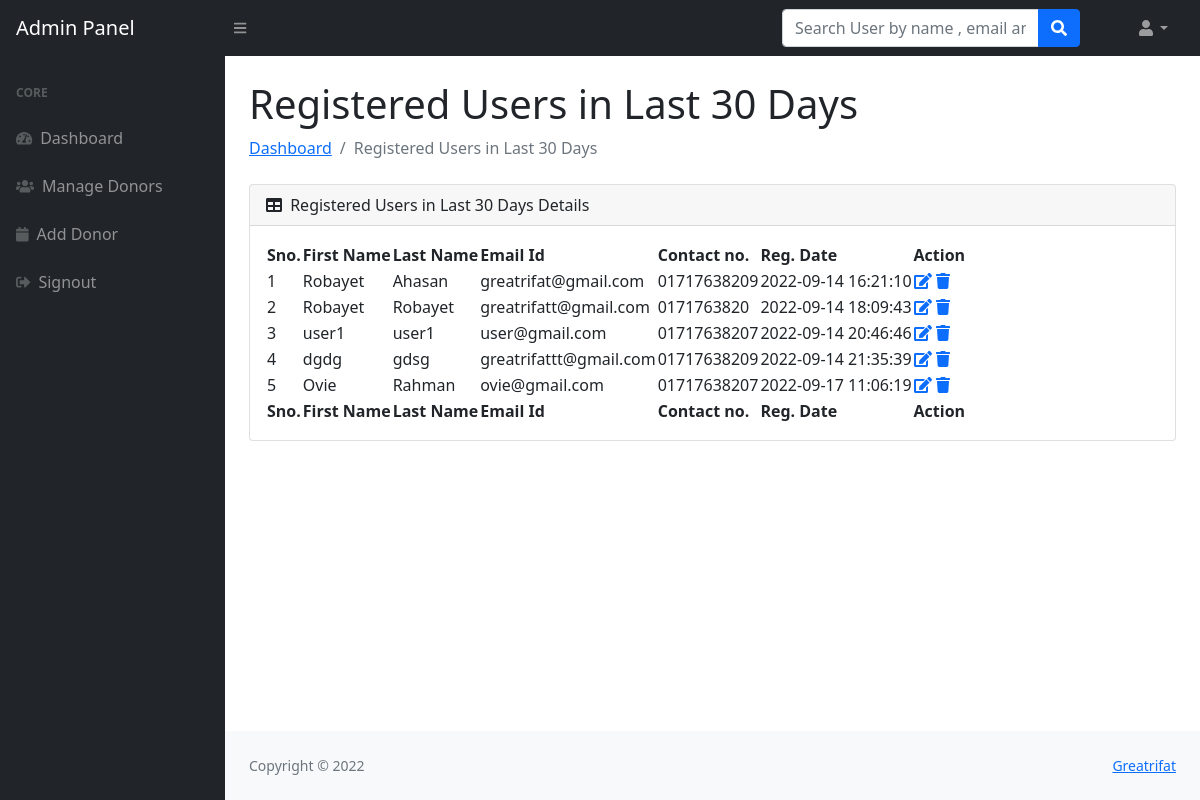
The page /BBMS/admin/lastthirtyays-reg-users.php (signed in) on the database its author committed.
### tables this page shows
CREATE TABLE `users` (
  `id` int(11) NOT NULL,
  `fname` varchar(255) DEFAULT NULL,
  `lname` varchar(255) DEFAULT NULL,
  `email` varchar(255) DEFAULT NULL,
  `password` varchar(300) DEFAULT NULL,
  `contactno` varchar(11) DEFAULT NULL,
  `posting_date` timestamp NOT NULL DEFAULT current_timestamp(),
  `gender` varchar(255) DEFAULT NULL,
  `age` int(255) DEFAULT NULL,
  `bloodgroup` varchar(255) DEFAULT NULL,
  `address` varchar(255) DEFAULT NULL,
  `status` varchar(255) DEFAULT NULL,
  `point` int(255) DEFAULT NULL
);

### BBMS/admin/lastthirtyays-reg-users.php (the view, shortened to what this page needs)
<?php session_start();
include_once('../includes/config.php');
if (strlen($_SESSION['adminid']==0)) {
  header('location:logout.php');
  } else{
   ?>
<!DOCTYPE html>
<html lang="en">
    <head>
        <link href="https://cdn.jsdelivr.net/npm/simple-datatables@latest/dist/style.css" rel="stylesheet" />
        <link href="../css/styles.css" rel="stylesheet" />
    </head>
    <body class="sb-nav-fixed">
      <?php include_once('includes/navbar.php');?>
        <div id="layoutSidenav">
         <?php include_once('includes/sidebar.php');?>
            <div id="layoutSidenav_content">
                <main>
                    <div class="container-fluid px-4">
                        <h1 class="mt-4">Registered Users in Last 30 Days </h1>
                        <ol class="breadcrumb mb-4">
                            <li class="breadcrumb-item"><a href="dashboard.php">Dashboard</a></li>
                            <li class="breadcrumb-item active">Registered Users in Last 30 Days </li>
                        </ol>
                        <div class="card mb-4">
                            <div class="card-header">
                                <i class="fas fa-table me-1"></i>
                          Registered Users in Last 30 Days  Details
                            </div>
                            <div class="card-body">
                                <table id="datatablesSimple">
                                    <thead>
                                        <tr>
                                             <th>Sno.</th>
                                  <th>First Name</th>
                                  <th> Last Name</th>
                                  <th> Email Id</th>
                                  <th>Contact no.</th>
                                  <th>Reg. Date</th>
                                  <th>Action</th>
                                        </tr>
                                    </thead>
                                    <tfoot>
                                        <tr>
                                             <th>Sno.</th>
                                  <th>First Name</th>
                                  <th> Last Name</th>
                                  <th> Email Id</th>
                                  <th>Contact no.</th>
                                  <th>Reg. Date</th>
                                  <th>Action</th>
                                        </tr>
                                    </tfoot>
                                    <tbody>
                                              <?php $ret=mysqli_query($con,"select * from users where date(posting_date)>=CURRENT_DATE()-30");
                              $cnt=1;
                              while($row=mysqli_fetch_array($ret))
                              {?>
                              <tr>
                              <td><?php echo $cnt;?></td>
                                  <td><?php echo $row['fname'];?></td>
                                  <td><?php echo $row['lname'];?></td>
                                  <td><?php echo $row['email'];?></td>
                                  <td><?php echo $row['contactno'];?></td>  <td><?php echo $row['posting_date'];?></td>
                                  <td>
                                     <a href="user-profile.php?uid=<?php echo $row['id'];?>">
                          <i class="fas fa-edit"></i></a>
                                     <a href="manage-users.php?id=<?php echo $row['id'];?>" onClick="return confirm('Do you really want to delete');"><i class="fa fa-trash" aria-hidden="true"></i></a>
                                  </td>
                              </tr>
                              <?php $cnt=$cnt+1; }?>
                                    </tbody>
                                </table>
                            </div>
                        </div>
                    </div>
                </main>
  <?php include('../includes/footer.php');?>
            </div>
        </div>
    </body>
</html>
<?php } ?>

### rows shown on the page
users: fname "Robayet", lname "Ahasan", email "greatrifat@gmail.com", contactno "01717638209", posting_date "2022-09-14 16:21:10"
users: fname "Robayet", lname "Robayet", email "greatrifatt@gmail.com", contactno "0171763820", posting_date "2022-09-14 18:09:43"
users: fname "user1", lname "user1", email "user@gmail.com", contactno "01717638207", posting_date "2022-09-14 20:46:46"
users: fname "dgdg", lname "gdsg", email "greatrifattt@gmail.com", contactno "01717638209", posting_date "2022-09-14 21:35:39"
users: fname "Ovie", lname "Rahman", email "ovie@gmail.com", contactno "01717638207", posting_date "2022-09-17 11:06:19"
